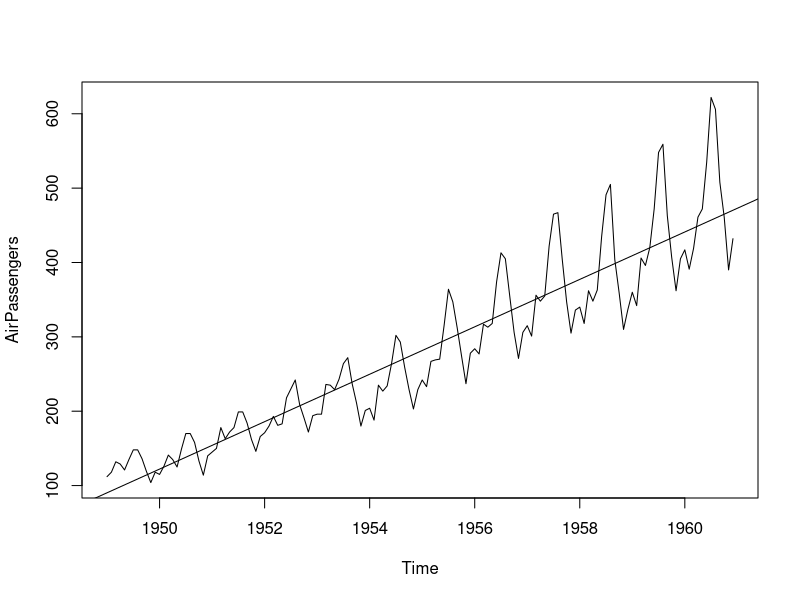
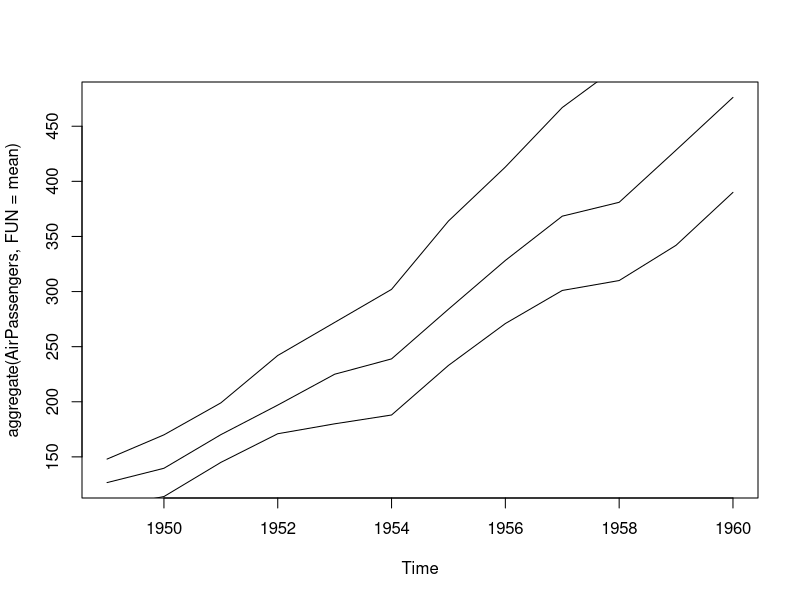
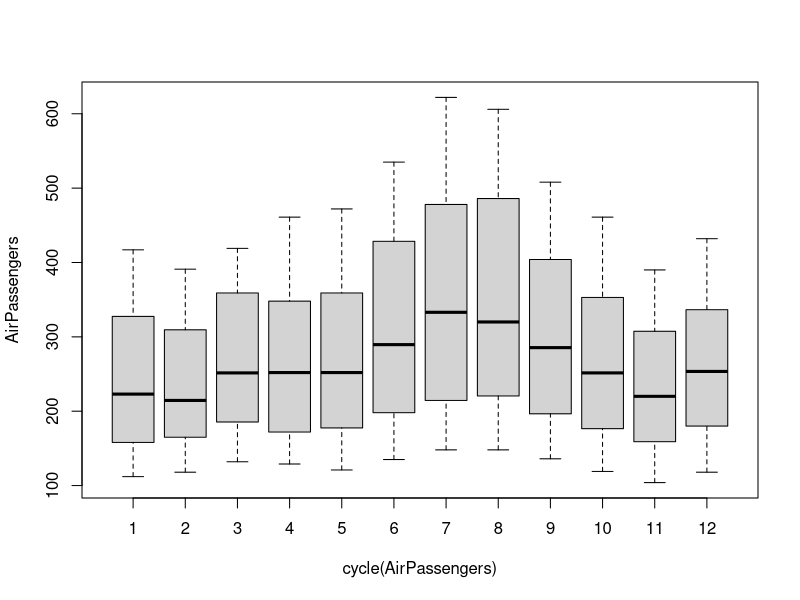
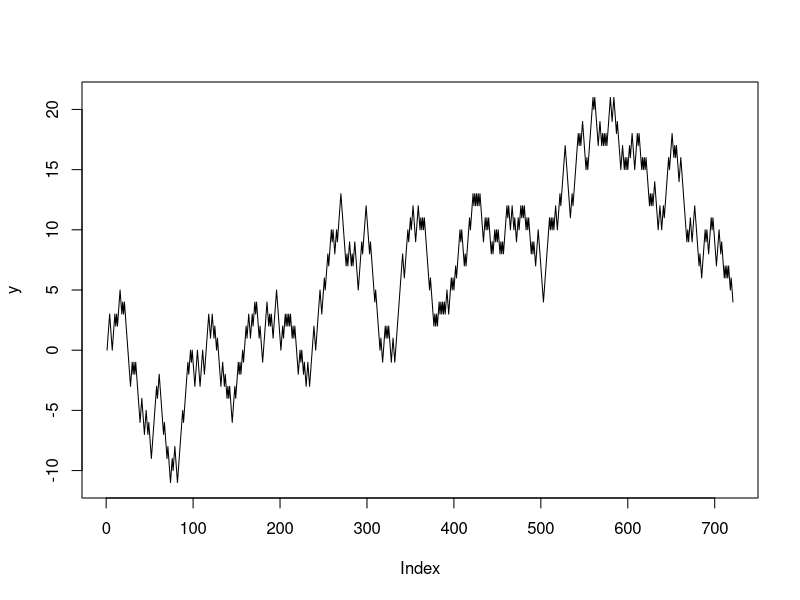
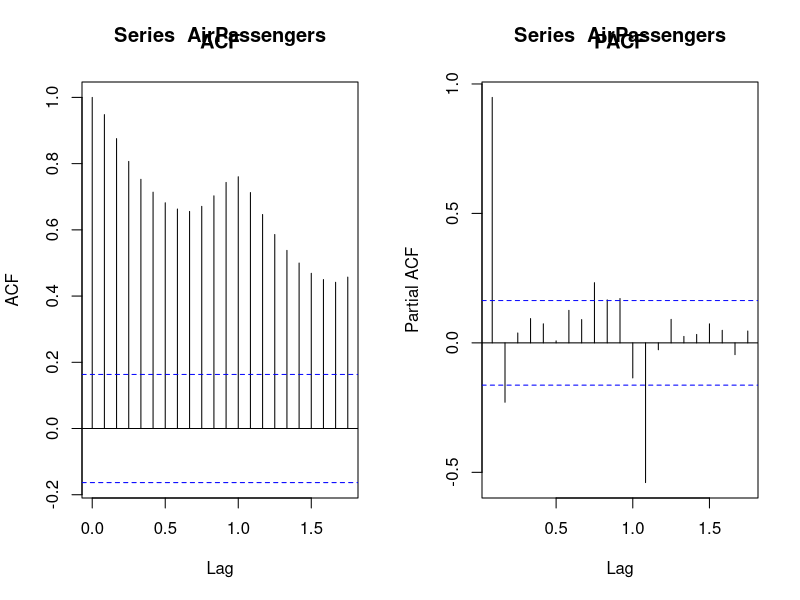
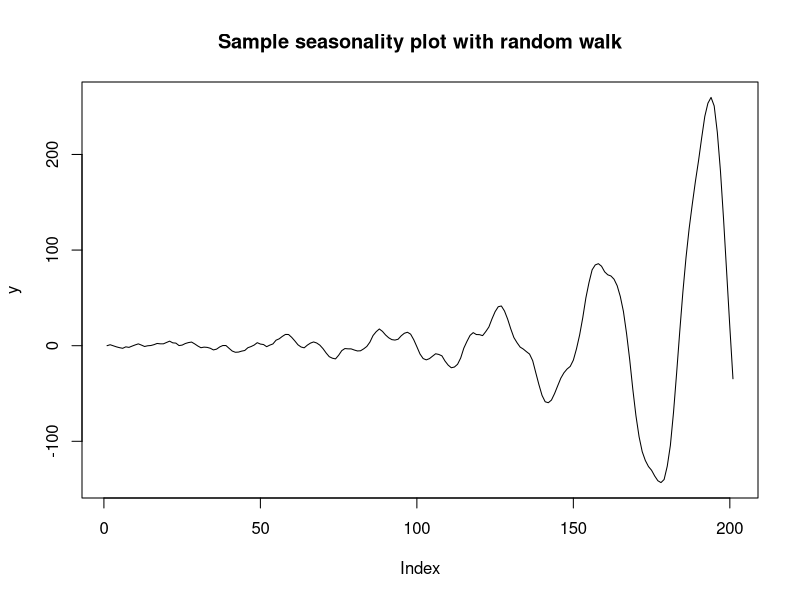
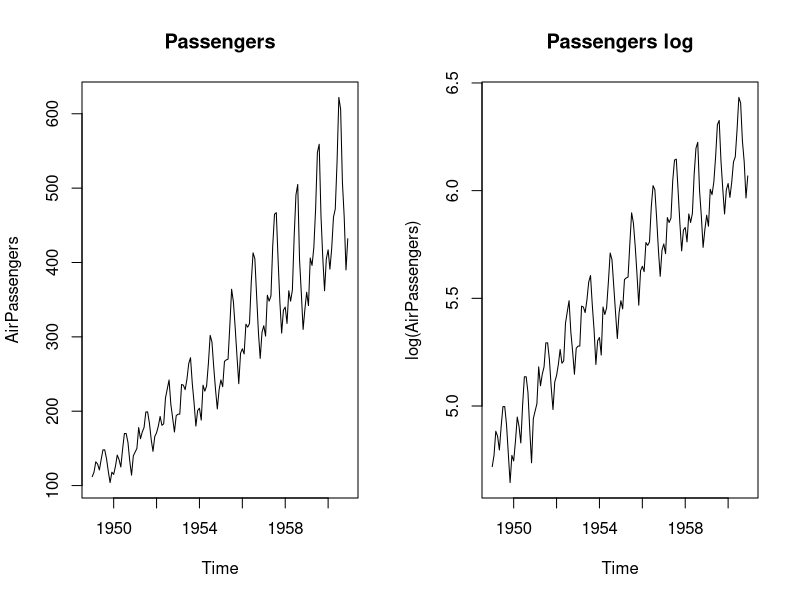
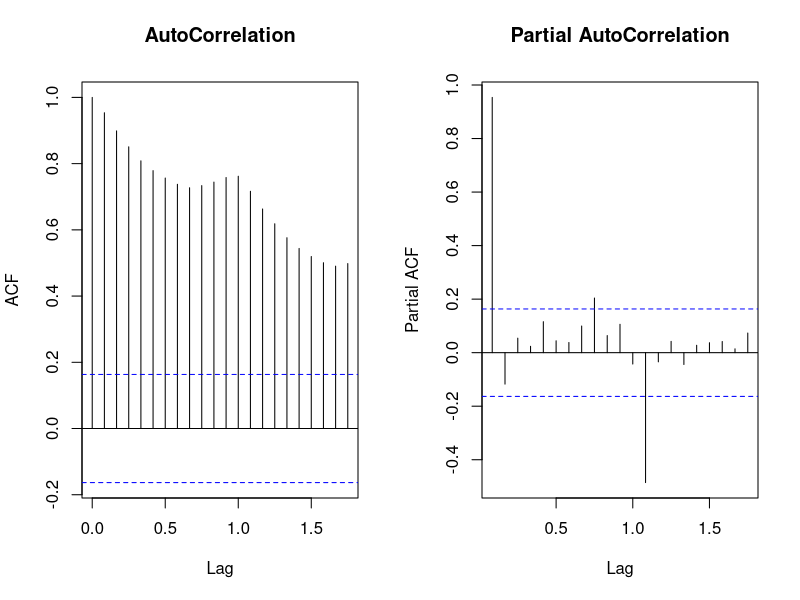

Here is the R script that generated these plots, in order:
# -*R*-
# Following tutorial from Analytics Vidhya

# Load data
data("AirPassengers")
AirPassengers

# Check the datatype
class(AirPassengers)

# For ts (timeseries) start() function returns the start time
start(AirPassengers)

# For ts end() function returns the end time
end(AirPassengers)

# the frequency function returns the number of iterations for this ts over the course of a year
frequency(AirPassengers)

# Summary returns the quartiles for the time series. Good to start off with
summary(AirPassengers)

# Simple plot of the time series
par(mfrow=c(1,1))
plot(AirPassengers)

# abline adds a line to an existing plot. 
abline(reg=lm(AirPassengers ~ time(AirPassengers)))

# Cycle function displays the cycle, so 12 months for one year in this case
cycle(AirPassengers)

# Aggregates wrt the cycle with the function named in FUN
plot(aggregate(AirPassengers, FUN=mean))
lines(aggregate(AirPassengers, FUN=min))
lines(aggregate(AirPassengers, FUN=max))

# Boxplot displays the mean, quartiles and outliers With the cycle function, the data is broken down
# into the monthly categories
boxplot(AirPassengers~cycle(AirPassengers))

# Generate some random data
# use random walk we create a random walk series
y <- c(0)
for (i in seq_along(1:(2*12*30))) {
  y[i + 1] <- y[i] + (2*(sample(1:2, 1)) - 3)
}
plot(y, type="l")

par(mfrow=c(1,2))
acf(AirPassengers)
title("ACF")
pacf(AirPassengers)
title("PACF")
# Looking at the ACF plot we see that this is an AR dependency
# Looking at the PACF plot we see that there is a negative dependency of x[i+1] and x[i + 11], and a positive dependency of x[i + 8]
# So, function should be something like x[i] = a*x[i-1] + b*x[i-2] + c*x[i-9] + d*x[i-13]
# using the three significant contributions, we have by inspection

# Generate some random data
# use random walk we create a random walk series
y <- c(0)
a = 0.9
b = -0.12
c = 0.125
d = -0.5
for (i in seq_along(1:200)) {
  move <- (2*(sample(1:2, 1)) - 3)
  y[i + 1] <- a*y[i] + move
  if (i > 1) {
    y[i + 1] <- y[i+1] + b*y[i-1]
  }
  if (i > 8) {
    y[i+1] <- y[i+1] + c*y[i-8]
  }
  if (i > 12) {
    y[i+1] <- y[i+1] + d*y[i-12]
  }
}
par(mfrow=c(1,1))
plot(y, type="l")
title("Sample seasonality plot with random walk")

# Framework to generally apply:
# 1: Visualize timeseries
# 2: Make the time series stationary
# 3: plot ACF  (AutoCorrolationFunction) / PACF (PartialAutoCorrelationFunction)
# 4: Build ARIMA model (AutoRegressive Integration MovingAverage)
# 5: Make the predictions

#------------------------------
# 1: Visualize
par(mfrow=c(1,2))
plot(AirPassengers)
title("Passengers")
plot(log(AirPassengers))
title("Passengers log")
# Notes: From the visualization there is a trend, there is a cycle about twice every year
# The series does not have heterodacity (VAR is a function of time)

#-----------------------------
# 2: Make the timeseries stationary:
# First, the adf test (Augmented Dickey Fuller)
tseries::adf.test(diff(log(AirPassengers)), alternative="stationary", k=0)
# Appears to be stationary 'enough'

#-----------------------------
# 3: plot ACF and PACF
par(mfrow=c(1,2))
acf(log(AirPassengers), main="AutoCorrelation")
pacf(log(AirPassengers), main="Partial AutoCorrelation")
# Noticing that ACF does not decrease quickly, so not stationary 'enough'
# Need to regress to the mean
# ACF and PACF on diff
par(mfrow=c(1,2))
acf(diff(log(AirPassengers)), main="ACF on difference on log")
pacf(diff(log(AirPassengers)), main="PACF on difference on log")
# Since ACF cuts off after first iteration, p=0.

#------------------------------
# 4: Build Arima
fit <- arima(log(AirPassengers), c(0,1,1), seasonal = list(order = c(0, 1, 1), period = 12))
pred <- predict(fit, n.ahead = 10*12)
par(mfrow=c(1,1))
ts.plot(AirPassengers, exp(1)^pred$pred, log = "y", lty=c(1,3), main="Prediction 10 years ahead")
